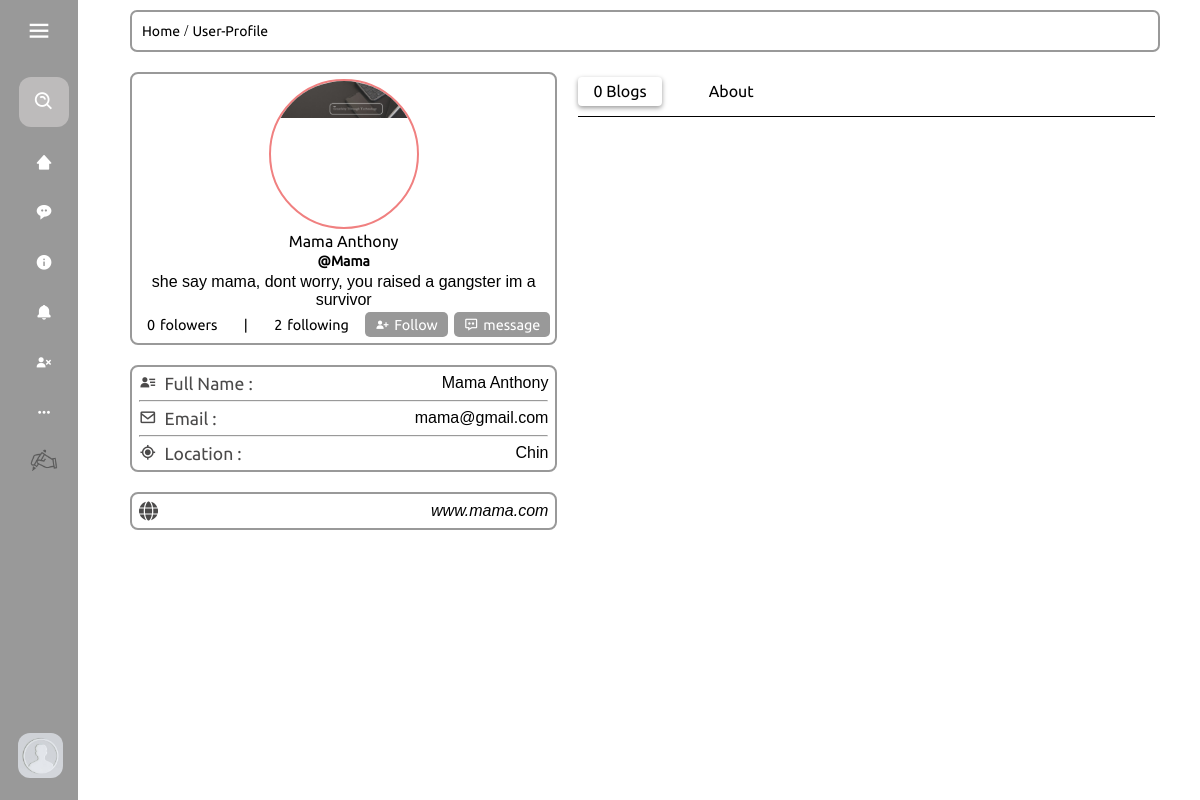
Before: /profile/Mama/ (signed in) with the older database file.
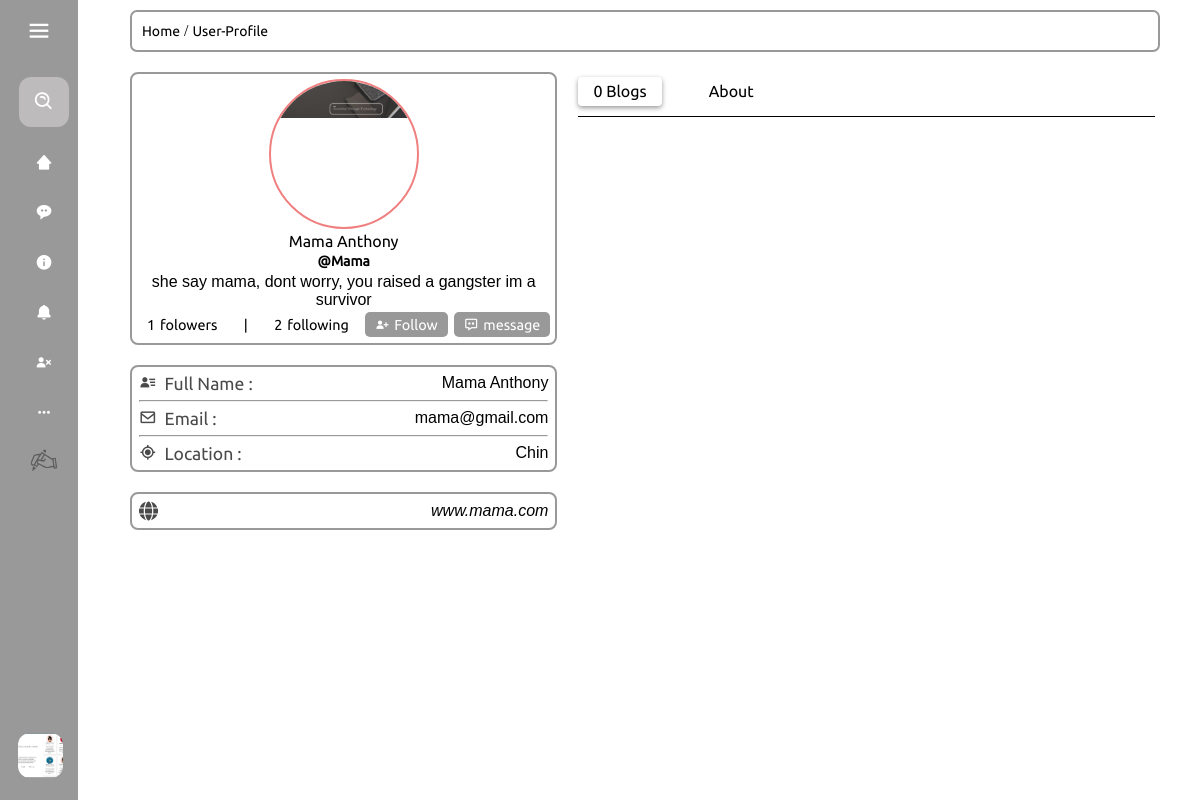
After: the same page with the newer database file.
### blog/models.py (models this page shows, shortened)
class Profile(models.Model):
    user = models.OneToOneField(User, on_delete=models.CASCADE)
    bio = models.TextField(null=True, blank=True)
    dob = models.DateField(null=True, blank=True)
    profile_img =  models.ImageField( upload_to='profile_images', default='default.jpg')
    location = models.CharField(null=True, blank=True, max_length=100)
    website = models.CharField(null=True, blank=True,max_length=100)
    about = models.TextField(null=True, blank=True)
    followers = models.ManyToManyField('self', symmetrical=False, related_name='following')
    userfol = models.ManyToManyField('self', symmetrical=False, related_name='userfollowing')

### blog/views.py (the view)
# urls.py: path("profile/<str:pk>/", views.userprofile , name="profile-page"),
@login_required(login_url="signin-page")
def userprofile(request, pk):
    md_user = User.objects.get(username=request.user) # getting the current use
    c_user_profile = Profile.objects.get(user=md_user)
    d_user = User.objects.get(username=pk) # what we are using
    user_profile = Profile.objects.get(user=d_user)
    posts = user_profile.post_set.all()
    num_followers = FollowRelationship.objects.filter(following=user_profile).count()
    num_following = FollowRelationship.objects.filter(follower=user_profile).count()
    follow_relationship = FollowRelationship.objects.filter(follower=c_user_profile, following=user_profile).first()
    if follow_relationship:
        cs = 'Following'
    else:
        cs = 'Follow'
    context = {
        "d_user": d_user,
        "user_profile": user_profile,
        "post": posts,
        "c_user_profile": c_user_profile,
        'cs':cs,
        'num_followers':num_followers,
        'num_following':num_following
    }
    return render(request, "profile_page.html", context)

### templates/profile_page.html (shortened to what this page needs)
{% load static %}
<!DOCTYPE html>
<html lang="en">
  <head>
    <link
      href="https://unpkg.com/boxicons@2.1.4/css/boxicons.min.css"
      rel="stylesheet"
    />
    <link rel="stylesheet" href="{% static 'css/profile_page.css' %}" />
  </head>
  <body>
    <div style="z-index: 999">{% include 'navbar.html' %}</div>
    <div class="body">
      <div class="heading">
        <span><a href="/">Home</a></span> /
        <span><a href="#">User-Profile</a></span>
      </div>
      <div class="whole_body">
        <div class="user_profile_side">
          <div class="user_profile_details">
            <div class="profile_content_page">
              <div class="profile_image_div">
                <img src="{{user_profile.profile_img.url}}" />
              </div>
              <p class="profile_fullname">{{d_user.first_name}}</p>
              <p class="profile_username">@{{d_user.username}}</p>
              <p class="profile_description">{{user_profile.bio}}</p>
              <div class="fandf">
                <p><span class="foln">{{num_followers}}</span>folowers</p>
                <p>|</p>
                <p><span class="">{{num_following}}</span> following</p>
                <button class="process_data" id="sendData">
                  <i class="bx bxs-user-plus"></i>
                  <span class="process_data_span">{{cs}}</span>
                </button>
                <button>
                  <a href="#"> <i class="bx bx-message-dots"></i> message </a>
                </button>
              </div>
            </div>
          </div>
          <div class="user_profile_section2">
            <div>
              <div class="fs">
                <i class="bx bxs-user-detail"></i>
                <p>Full Name :</p>
              </div>
              <h2>{{d_user.first_name}}</h2>
            </div>
            <hr style="margin-top: 7px; margin-bottom: 7px" />
            <div>
              <div class="fs">
                <i class="bx bx-envelope"></i>
                <p>Email :</p>
              </div>
              <h2>{{d_user.email}}</h2>
            </div>
            <hr style="margin-top: 7px; margin-bottom: 7px" />
            <div>
              <div class="fs">
                <i class="bx bx-current-location"></i>
                <p>Location :</p>
              </div>
              <h2>{{user_profile.location}}</h2>
            </div>
          </div>
          <div class="location_section">
            <a href="{{user_profile.website}}">{{user_profile.website}}</a>
          </div>
        </div>
        <div class="user_post_side">
          <div class="user_post_side_heading">
            <li class="solid" onclick="openTab('tab1')">
              <a href="#">{{post.count}} Blogs</a>
            </li>
            <li id="abt" onclick="openTab('tab2')"><a href="#">About</a></li>
          </div>
          <div class="tabs">
            <div id="tab1" class="tab-content">
              {% include 'post_listing.html' %}
            </div>
          </div>
        </div>
      </div>
    </div>
  </body>
</html>

### templates/navbar.html (shortened to what this page needs)
{% load static %}
<!DOCTYPE html>
<html lang="en">
  <head>
    <link
      href="https://unpkg.com/boxicons@2.1.4/css/boxicons.min.css"
      rel="stylesheet"
    />
    <link rel="stylesheet" href="{% static 'css/navbar.css' %}" />
  </head>
  <body>
    <nav class="sidebar">
      <div class="logo_content">
        <i class="bx bx-menu" id="btn"></i>
      </div>
      <ul class="nav_list">
        <li>
          <form action="">
            <i class="bx bx-search-alt sbfh"></i>
            <input type="search" placeholder="search..." name="" id="" />
          </form>
        </li>
        <li>
          <a href="/">
            <i class="bx bxs-home-alt-2"></i>
          </a>
        </li>
        <li>
          <a href="">
            <i class="bx bxs-message-rounded-dots"></i>
          </a>
        </li>
        <li>
          <a href="">
            <i class='bx bxs-info-circle' ></i>            <span class="links_name">About us</span>
          </a>
        </li>
        <li>
          <a href="/notification">
            <i class="bx bxs-bell"></i>
          </a>
        </li>
        {% if request.user.is_authenticated %}
        <li>
          <a href="/logout">
            <i class="bx bxs-user-x"></i>
          </a>
        </li>
        {% endif %}
        <li>
          <a href="">
            <i class="bx bx-dots-horizontal-rounded"></i>
          </a>
        </li>
        <li>
          <a href="/post">
            <i
              style="
                display: flex;
                align-items: center;
                justify-content: center;
              "
              ><img
                style="width: 30px"
                src="../static/img/hand_with_pen_50px.png"
                alt=""
            /></i>
          </a>
        </li>
        <div class="profile_content">
          <div class="profile">
            <a
              href="/profile/{{request.user.username}}"
              class="profile_details"
            >
              {% if request.user.is_authenticated %}
              <img src="{{ c_user_profile.profile_img.url }}" alt="" />
              {% endif %}
            </a>
          </div>
        </div>
      </ul>
    </nav>
  </body>
</html>

Changed rows visible on the page:
changed Profile (number 1 of 2 on the later page): profile_img: picture added in place of a placeholder
Other visible differences:
{{ num_followers }}: "0" → "1"
